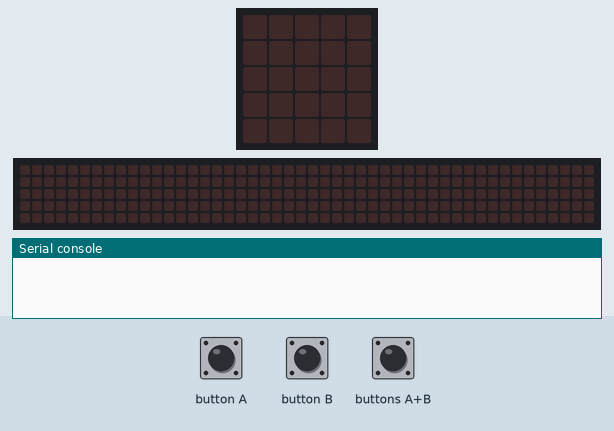
This program was run on a simulated Calliope mini (MakeCode). On the bench: the board's 5×5 LED display, a strip that is not on the board, showing the scrolling text unrolled, the last lines printed to the serial console. The inputs (shaded band) are chosen by the test bench. No radio messages arrive unless stated (any console line starting 'radio sent:' is added by the test bench); the 48×5 strip is a reading aid, not a part: it shows the text the display is scrolling, unrolled, one strip-width of it at a time.

Above: at 1.2 s.
1.3 s: buttons A+B pressed for 0.15 s
At 5.0 s:
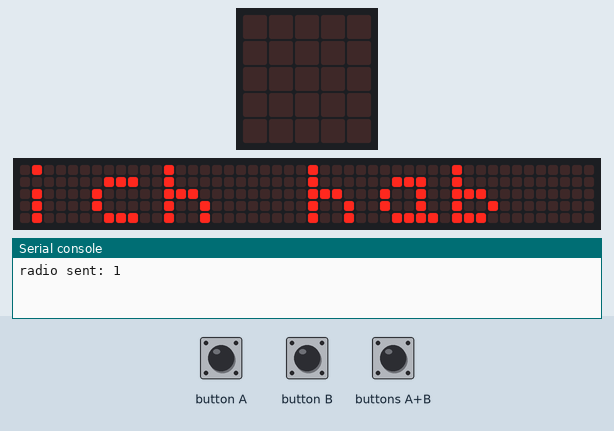
At 22.0 s:
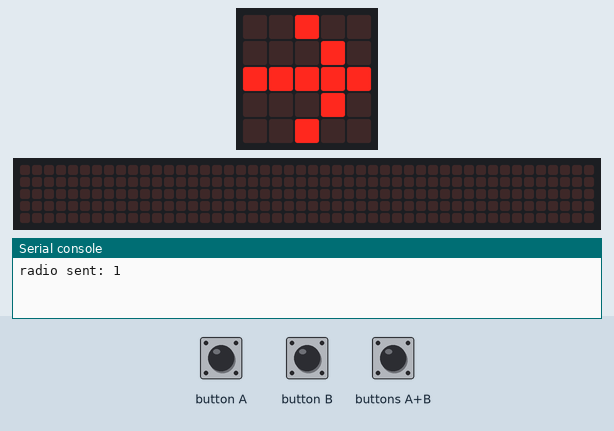

The program:

main.ts
```typescript
let ballbeimir = false
let spiellaeuft = false
radio.onReceivedNumber(function (receivedNumber) {
    if (receivedNumber == 1) {
        ballbeimir = true
        spiellaeuft = true
        basic.showString("ich hab den ball")
        basic.setLedColor(basic.rgb(0, 255, 0))
        basic.showIcon(IconNames.Heart)
    }
})
input.onButtonEvent(Button.AB, input.buttonEventClick(), function () {
    if (spiellaeuft == false) {
        spiellaeuft = true
        ballbeimir = false
        radio.sendNumber(1)
        basic.showString("ich hab aufgeschlagen")
        basic.showIcon(IconNames.ArrowEast)
        basic.pause(800)
        basic.clearScreen()
    }
})
basic.forever(function () {

})
```

test.ts
```typescript
// Hier kann man Tests durchführen; diese Datei wird nicht kompiliert, wenn dieses Paket als Erweiterung verwendet wird.
```

Measured:
- after the input at 1.3 s, the display: changes after 0.15 s (image 1)
- what the display in image 1 shows lasts 0.6 s, from 4.6 s to 5.2 s
